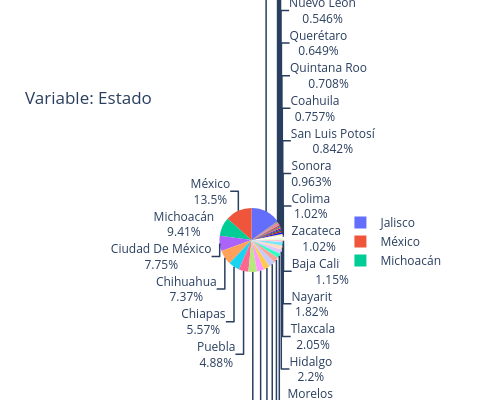
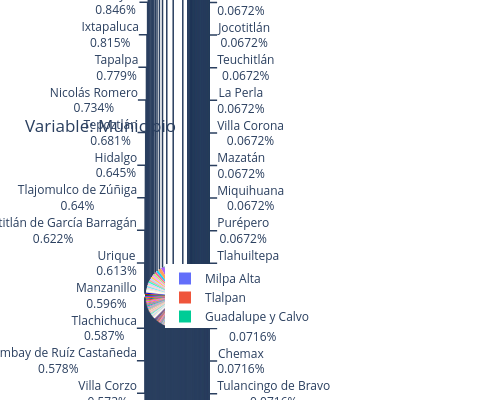
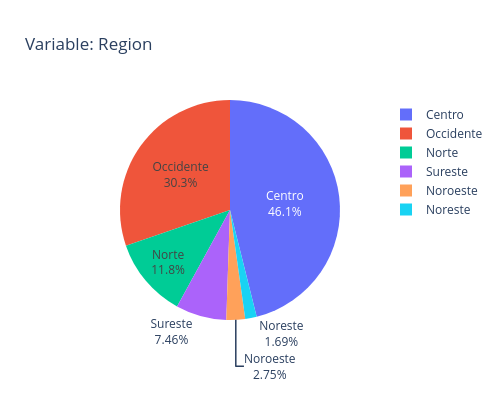
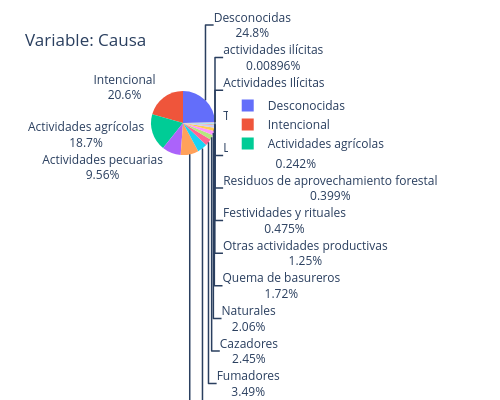

Notebook code cell kept with these figures, in order:
### Code cell
analisis.plot_cat()

### Figure 1 — Plotly figure (JSON) as saved in the notebook; plotly's stock layout.template omitted (floating-point values rounded to 4 significant figures)
{"data": [{"labels": ["Jalisco", "México", "Michoacán", "Ciudad De México", "Chihuahua", "Chiapas", "Puebla", "Durango", "Guerrero", "Veracruz", "Ciudad de México", "Oaxaca", "Morelos", "Hidalgo", "Tlaxcala", "Nayarit", "Baja California", "Zacatecas", "Colima", "Sonora", "San Luis Potosí", "Coahuila", "Quintana Roo", "Querétaro", "Nuevo León", "Sinaloa", "Tabasco", "Guanajuato", "Aguascalientes", "Tamaulipas", "Yucatán", "Campeche", "Baja California Sur"], "textinfo": "percent+label", "type": "pie", "values": [3373, 3011, 2102, 1730, 1645, 1243, 1089, 980, 791, 722, 721, 612, 524, 491, 458, 407, 256, 228, 227, 215, 188, 169, 158, 145, 122, 121, 119, 118, 113, 86, 80, 65, 23]}], "layout": {"height": 400, "title": {"text": "Variable: Estado"}, "width": 500}}

### Figure 2 — Plotly figure (JSON) as saved in the notebook; plotly's stock layout.template omitted (floating-point values rounded to 4 significant figures; data arrays with more than 128 entries replaced by an {"elided": "..."} marker saying what was removed)
{"data": [{"labels": {"elided": "1289 str values"}, "textinfo": "percent+label", "type": "pie", "values": {"elided": "1289 int values"}}], "layout": {"height": 400, "title": {"text": "Variable: Municipio"}, "width": 500}}

### Figure 3 — Plotly figure (JSON) as saved in the notebook; plotly's stock layout.template omitted (floating-point values rounded to 4 significant figures)
{"data": [{"labels": ["Centro", "Occidente", "Norte", "Sureste", "Noroeste", "Noreste"], "textinfo": "percent+label", "type": "pie", "values": [10294, 6756, 2625, 1665, 615, 377]}], "layout": {"height": 400, "title": {"text": "Variable: Region"}, "width": 500}}

### Figure 4 — Plotly figure (JSON) as saved in the notebook; plotly's stock layout.template omitted (floating-point values rounded to 4 significant figures)
{"data": [{"labels": ["Desconocidas", "Intencional", "Actividades agrícolas", "Actividades pecuarias", "Actividades ilícitas", "Fogatas", "Fumadores", "Cazadores", "Naturales", "Quema de basureros", "Otras actividades productivas", "Festividades y rituales", "Residuos de aprovechamiento forestal", "Limpias de derecho de vía", "Transportes", "Actividades Ilícitas", "actividades ilícitas"], "textinfo": "percent+label", "type": "pie", "values": [5536, 4605, 4169, 2134, 2024, 1120, 779, 548, 461, 383, 279, 106, 89, 54, 40, 3, 2]}], "layout": {"height": 400, "title": {"text": "Variable: Causa"}, "width": 500}}
